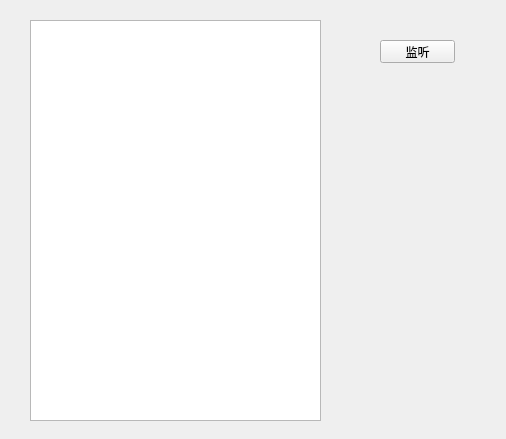
<?xml version="1.0" encoding="UTF-8"?>
<ui version="4.0">
 <class>Server_w1</class>
 <widget class="QWidget" name="Server_w1">
  <property name="geometry">
   <rect>
    <x>0</x>
    <y>0</y>
    <width>506</width>
    <height>439</height>
   </rect>
  </property>
  <property name="windowTitle">
   <string>Server_w1</string>
  </property>
  <widget class="QTextBrowser" name="textBrowser">
   <property name="geometry">
    <rect>
     <x>30</x>
     <y>20</y>
     <width>291</width>
     <height>401</height>
    </rect>
   </property>
  </widget>
  <widget class="QPushButton" name="btnListen">
   <property name="geometry">
    <rect>
     <x>380</x>
     <y>40</y>
     <width>75</width>
     <height>23</height>
    </rect>
   </property>
   <property name="text">
    <string>监听</string>
   </property>
  </widget>
 </widget>
 <layoutdefault spacing="6" margin="11"/>
 <resources/>
 <connections/>
</ui>
